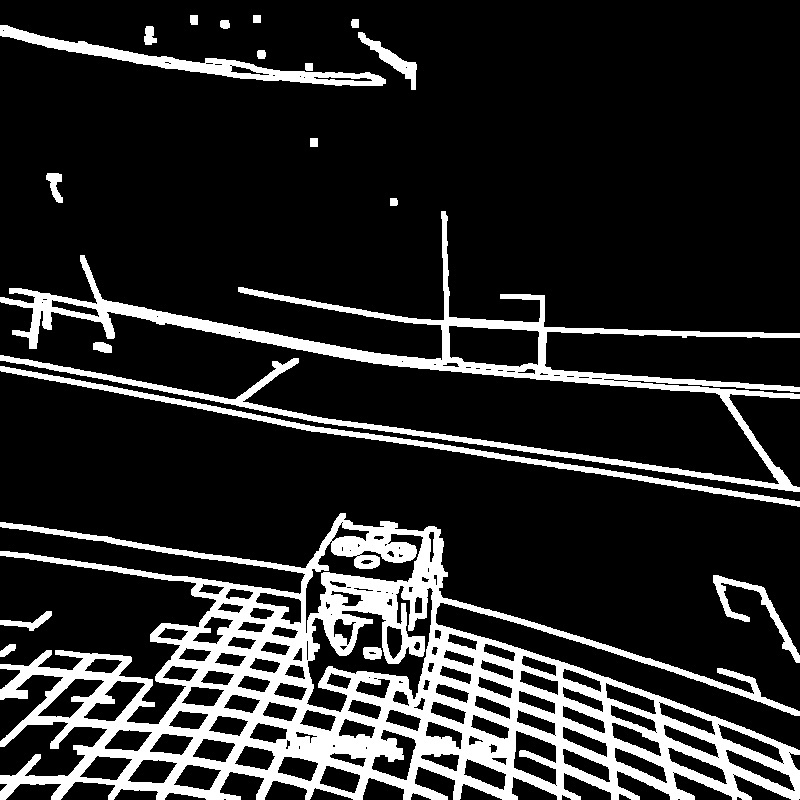

Write the Python code that produced this figure.

import cv2
import numpy as np
from matplotlib import pyplot as plt

im = cv2.imread('rod.jpg')
img = cv2.resize(im,(800,800))   


def nothing(x):
    pass

cv2.namedWindow('FinalOutput')
cv2.createTrackbar('a','FinalOutput',0,100,nothing)
cv2.createTrackbar('b','FinalOutput',0,100,nothing)
cv2.createTrackbar('c','FinalOutput',0,100,nothing)
cv2.createTrackbar('d','FinalOutput',0,100,nothing)
cv2.createTrackbar('e','FinalOutput',0,100,nothing)
cv2.createTrackbar('f','FinalOutput',0,100,nothing)
cv2.createTrackbar('g','FinalOutput',0,100,nothing)
cv2.createTrackbar('h','FinalOutput',0,100,nothing)
cv2.createTrackbar('i','FinalOutput',0,100,nothing)

bgr=np.copy(img)
Bgr=np.copy(img)
bGr=np.copy(img)
bgR=np.copy(img)
BGr=np.copy(img)
BgR = np.copy(img)
bGR = np.copy(img)
BGR=np.copy(img)

B = img[:,:,0]
G = img[:,:,1]
R = img[:,:,2]

B_equ = cv2.equalizeHist(B)
G_equ = cv2.equalizeHist(G)
R_equ = cv2.equalizeHist(R)

while(1) :
    Bgr[:,:,0] = B_equ
    bGr[:,:,1] = G_equ
    bgR[:,:,2] = R_equ
    BGr[:,:,0] = B_equ
    BGr[:,:,1] = G_equ
    bGR[:,:,1] = G_equ
    bGR[:,:,1] = R_equ
    BgR[:,:,0] = B_equ
    BgR[:,:,2] = R_equ
    BGR[:,:,0] = B_equ
    BGR[:,:,1] = G_equ
    BGR[:,:,2] = R_equ

    TA = cv2.getTrackbarPos('a','FinalOutput')
    TB = cv2.getTrackbarPos('b','FinalOutput')
    TC = cv2.getTrackbarPos('c','FinalOutput')
    TD = cv2.getTrackbarPos('d','FinalOutput') 
    TE = cv2.getTrackbarPos('e','FinalOutput')
    TF = cv2.getTrackbarPos('f','FinalOutput')
    TG = cv2.getTrackbarPos('g','FinalOutput')
    TH = cv2.getTrackbarPos('h','FinalOutput')
    TI = cv2.getTrackbarPos('i','FinalOutput')

    I1 = cv2.addWeighted(Bgr,TA/100.0,bGr,TB/100.0,0)
    I2 = cv2.addWeighted(BGr,TC/100.0,bgR,TD/100.0,0)
    I3 = cv2.addWeighted(BgR,TE/100.0,bGR,TF/100.0,0)
    I4 = cv2.addWeighted(I1,1,I2,1,0)
    I5 = cv2.addWeighted(I3,1,I4,1,0)
    I6 = cv2.addWeighted(I5,1,BGR,TG/100.0,0)

    blur = cv2.GaussianBlur(I6,(11,11),TF)
    gray = cv2.cvtColor(blur,cv2.COLOR_BGR2GRAY)
    edges = cv2.Canny(gray,TH,TI,apertureSize = 3)
    img_dialated = cv2.dilate(edges,None,iterations = 2)

    cv2.imshow("image",img_dialated)
 #   print(img_dilated.shape)
 #   print(img_dialated.shape)
    if cv2.waitKey(1)== 27 :
#        cv2.imwrite("f2.jpg",img_dialated)

        break 
